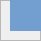
     <widget class="QFrame" name="frame_observaciones">
      <property name="geometry">
       <rect>
        <x>60</x>
        <y>160</y>
        <width>41</width>
        <height>41</height>
       </rect>
      </property>
      <property name="frameShape">
       <enum>QFrame::StyledPanel</enum>
      </property>
      <property name="frameShadow">
       <enum>QFrame::Raised</enum>
      </property>
      <widget class="QLabel" name="titulo_observaciones">
       <property name="geometry">
        <rect>
         <x>10</x>
         <y>0</y>
         <width>421</width>
         <height>31</height>
        </rect>
       </property>
       <property name="font">
        <font>
         <pointsize>12</pointsize>
         <weight>75</weight>
         <bold>true</bold>
        </font>
       </property>
       <property name="styleSheet">
        <string notr="true">background-color: rgb(114, 159, 207);
color: rgb(238, 238, 236);</string>
       </property>
       <property name="text">
        <string>Observaciones Generales</string>
       </property>
       <property name="alignment">
        <set>Qt::AlignCenter</set>
       </property>
      </widget>
      <widget class="QWidget" name="layoutWidget_7">
       <property name="geometry">
        <rect>
         <x>10</x>
         <y>40</y>
         <width>421</width>
         <height>261</height>
        </rect>
       </property>
       <layout class="QVBoxLayout" name="layout_observaciones">
        <item>
         <widget class="QTextEdit" name="input_observaciones_gen"/>
        </item>
        <item>
         <widget class="QPushButton" name="boton_guardar_observaciones_gen">
          <property name="text">
           <string>Guardar Observaciones Generales</string>
          </property>
         </widget>
        </item>
       </layout>
      </widget>
     </widget>
